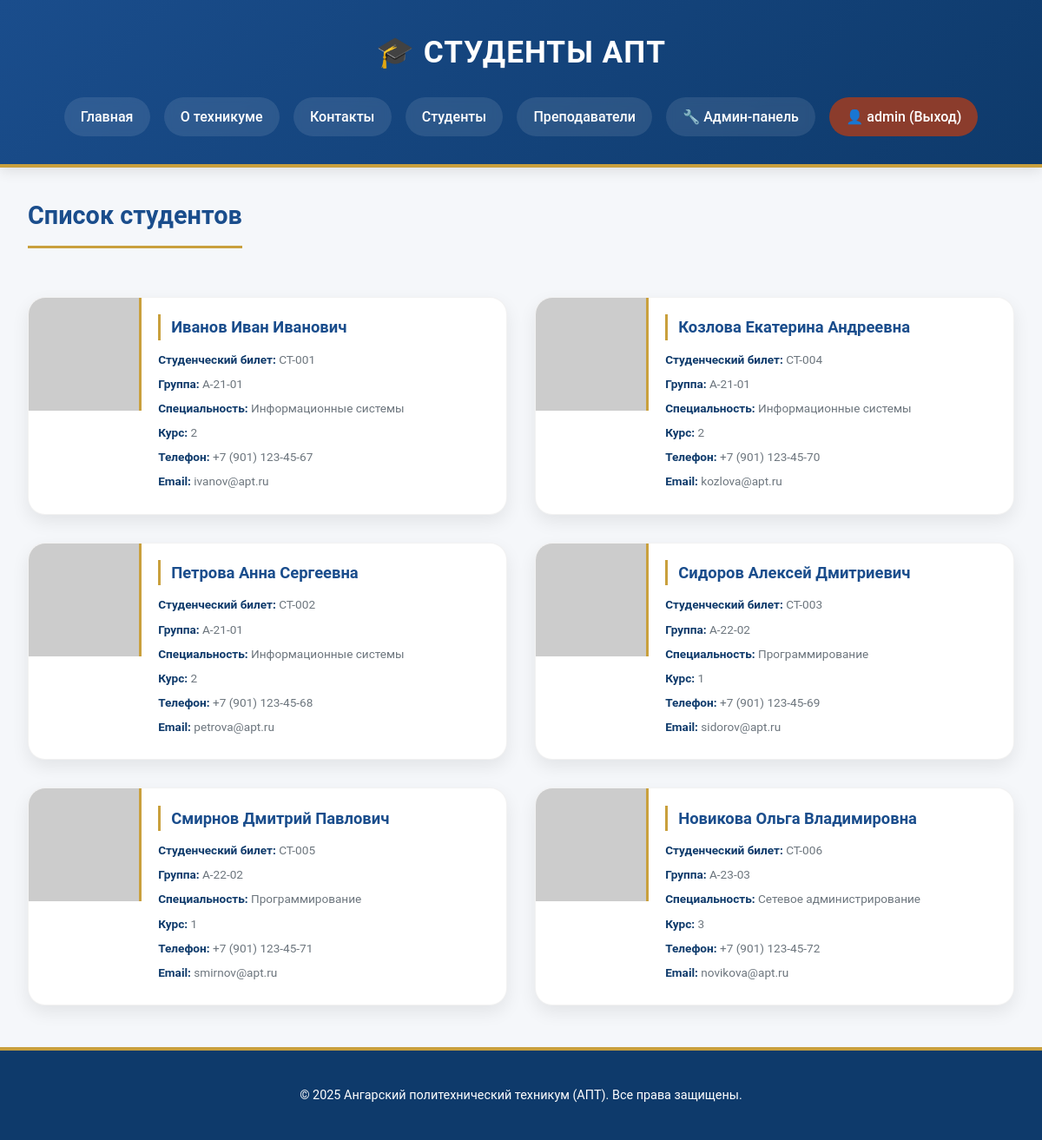
/students.php (signed in), run on the app's committed database.
### tables this page shows
CREATE TABLE IF NOT EXISTS students (
    id INT AUTO_INCREMENT PRIMARY KEY,
    full_name VARCHAR(255) NOT NULL COMMENT 'ФИО студента',
    student_card VARCHAR(50) NOT NULL UNIQUE COMMENT 'Номер студенческого билета',
    group_name VARCHAR(50) NOT NULL COMMENT 'Номер группы',
    specialty VARCHAR(255) NOT NULL COMMENT 'Специальность',
    course INT NOT NULL COMMENT 'Курс',
    phone VARCHAR(20) COMMENT 'Телефон',
    email VARCHAR(255) COMMENT 'Email',
    birth_date DATE COMMENT 'Дата рождения',
    avatar_url VARCHAR(500) COMMENT 'Фото',
    created_at TIMESTAMP DEFAULT CURRENT_TIMESTAMP,
    updated_at TIMESTAMP DEFAULT CURRENT_TIMESTAMP ON UPDATE CURRENT_TIMESTAMP
);

### www/auth.php (called while the page is built, shortened)
<?php
function isLoggedIn() {
    return isset($_SESSION['user_id']);
}
function isAdmin() {
    return isset($_SESSION['role']) && $_SESSION['role'] === 'admin';
}
function isUser() {
    return isset($_SESSION['role']) && ($_SESSION['role'] === 'user' || $_SESSION['role'] === 'admin');
}
?>

### www/students.php (the view, shortened to what this page needs)
<?php session_start(); require_once "auth.php"; requireUser(); ?>
<?php
$host = getenv('DB_HOST') ?: 'db';
$user = getenv('DB_USER') ?: 'webuser';
$pass = getenv('DB_PASSWORD') ?: 'webpass';
$dbname = 'apt';
$conn = new mysqli($host, $user, $pass, $dbname);
$conn->set_charset("utf8mb4");
$sql = "SELECT id, full_name, student_card, group_name, specialty, course, phone, email, avatar_url FROM students ORDER BY group_name, full_name";
$result = $conn->query($sql);
?>
<!DOCTYPE html>
<html lang="ru">
<head>
    <link rel="stylesheet" href="style.css">
</head>
<body>
    <header>
        <h1>🎓 Студенты АПТ</h1>
<nav>
            <a href="index.php">Главная</a>
            <a href="about.php">О техникуме</a>
            <a href="contacts.php">Контакты</a>
            <?php if (isUser()): ?>
                <a href="students.php">Студенты</a>
                <a href="teachers.php">Преподаватели</a>
            <?php endif; ?>
            <?php if (isAdmin()): ?>
                <a href="admin_panel.php">🔧 Админ-панель</a>
            <?php endif; ?>
            <?php if (isLoggedIn()): ?>
                <a href="logout.php" style="background: #8b3c2c;">👤 <?php echo $_SESSION['username']; ?> (Выход)</a>
            <?php else: ?>
                <a href="login.php">🔐 Вход</a>
                <a href="register.php">📝 Регистрация</a>
            <?php endif; ?>
        </nav>
    </header>
    <main>
        <h2>Список студентов</h2>
        <div class="cards-grid">
            <?php if ($result && $result->num_rows > 0): ?>
                <?php while($row = $result->fetch_assoc()): ?>
                    <div class="card">
                        <img src="<?php echo htmlspecialchars($row['avatar_url']); ?>" alt="<?php echo htmlspecialchars($row['full_name']); ?>" class="card-avatar">
                        <div class="card-info">
                            <h3><?php echo htmlspecialchars($row['full_name']); ?></h3>
                            <p><strong>Студенческий билет:</strong> <?php echo htmlspecialchars($row['student_card']); ?></p>
                            <p><strong>Группа:</strong> <?php echo htmlspecialchars($row['group_name']); ?></p>
                            <p><strong>Специальность:</strong> <?php echo htmlspecialchars($row['specialty']); ?></p>
                            <p><strong>Курс:</strong> <?php echo $row['course']; ?></p>
                            <p><strong>Телефон:</strong> <?php echo htmlspecialchars($row['phone']); ?></p>
                            <p><strong>Email:</strong> <?php echo htmlspecialchars($row['email']); ?></p>
                        </div>
                    </div>
                <?php endwhile; ?>
            <?php else: ?>
                <p>Студентов пока нет.</p>
            <?php endif; ?>
        </div>
    </main>
    <footer>
        <p>&copy; 2025 Ангарский политехнический техникум (АПТ). Все права защищены.</p>
    </footer>
</body>
</html>

### www/style.css (style rules this page uses)
* { margin: 0; padding: 0; box-sizing: border-box; }
body { font-family: 'Roboto', 'Segoe UI', 'Times New Roman', Georgia, serif; line-height: 1.6; color: #2c3e50; background-color: #f5f7fa; }
:root { --apt-blue: #1a4d8c; --apt-dark-blue: #0e3a6b; --apt-gold: #c9a03d; --apt-burgundy: #8b3c2c; --apt-gray: #6c757d; --apt-light-gray: #e9ecef; --apt-white: #ffffff; }
header { background: linear-gradient(135deg, var(--apt-blue) 0%, var(--apt-dark-blue) 100%); color: var(--apt-white); padding: 2rem; text-align: center; border-bottom: 4px solid var(--apt-gold); box-shadow: 0 4px 15px rgba(0,0,0,0.1); }
header h1 { font-size: 2.2rem; font-weight: 600; letter-spacing: 1px; margin-bottom: 0.5rem; text-transform: uppercase; }
nav { margin-top: 1.5rem; display: flex; justify-content: center; flex-wrap: wrap; gap: 0.5rem; }
nav a { color: var(--apt-white); text-decoration: none; padding: 0.6rem 1.2rem; margin: 0 0.25rem; border-radius: 30px; transition: all 0.3s ease; font-weight: 500; background: rgba(255,255,255,0.1); backdrop-filter: blur(5px); }
main { max-width: 1300px; margin: 2rem auto; padding: 0 2rem; min-height: 60vh; }
main h2 { color: var(--apt-blue); font-size: 1.8rem; margin-bottom: 1.5rem; padding-bottom: 0.75rem; border-bottom: 3px solid var(--apt-gold); display: inline-block; font-weight: 600; }
.cards-grid { display: grid; grid-template-columns: repeat(auto-fill, minmax(380px, 1fr)); gap: 2rem; margin-top: 2rem; }
.card { background: var(--apt-white); border-radius: 20px; overflow: hidden; box-shadow: 0 8px 20px rgba(0,0,0,0.08); transition: all 0.3s ease; display: flex; border: 1px solid rgba(0,0,0,0.05); }
.card-avatar { width: 130px; height: 130px; object-fit: cover; border-right: 3px solid var(--apt-gold); }
.card-info { padding: 1.2rem; flex: 1; }
.card-info h3 { color: var(--apt-blue); margin-bottom: 0.75rem; font-size: 1.15rem; font-weight: 600; border-left: 3px solid var(--apt-gold); padding-left: 0.75rem; }
.card-info p { margin: 0.4rem 0; font-size: 0.85rem; color: var(--apt-gray); }
.card-info p strong { color: var(--apt-dark-blue); font-weight: 600; }
footer { background: var(--apt-dark-blue); color: var(--apt-white); text-align: center; padding: 2rem; margin-top: 3rem; border-top: 4px solid var(--apt-gold); }
footer p { margin: 0.5rem 0; font-size: 0.9rem; }
.card, .stat-card, .news-item, .about-section, .contact-info, .contact-form { animation: fadeIn 0.5s ease-out; }

### data on the page
students: full_name "Иванов Иван Иванович", student_card "СТ-001", group_name "А-21-01", specialty "Информационные системы", course "2", phone "+7 (901) 123-45-67", email "ivanov@apt.ru"
students: full_name "Козлова Екатерина Андреевна", student_card "СТ-004", group_name "А-21-01", specialty "Информационные системы", course "2", phone "+7 (901) 123-45-70", email "kozlova@apt.ru"
students: full_name "Петрова Анна Сергеевна", student_card "СТ-002", group_name "А-21-01", specialty "Информационные системы", course "2", phone "+7 (901) 123-45-68", email "petrova@apt.ru"
students: full_name "Сидоров Алексей Дмитриевич", student_card "СТ-003", group_name "А-22-02", specialty "Программирование", course "1", phone "+7 (901) 123-45-69", email "sidorov@apt.ru"
students: full_name "Смирнов Дмитрий Павлович", student_card "СТ-005", group_name "А-22-02", specialty "Программирование", course "1", phone "+7 (901) 123-45-71", email "smirnov@apt.ru"
students: full_name "Новикова Ольга Владимировна", student_card "СТ-006", group_name "А-23-03", specialty "Сетевое администрирование", course "3", phone "+7 (901) 123-45-72", email "novikova@apt.ru"

### other printed values
$_SESSION['username'] "admin"
